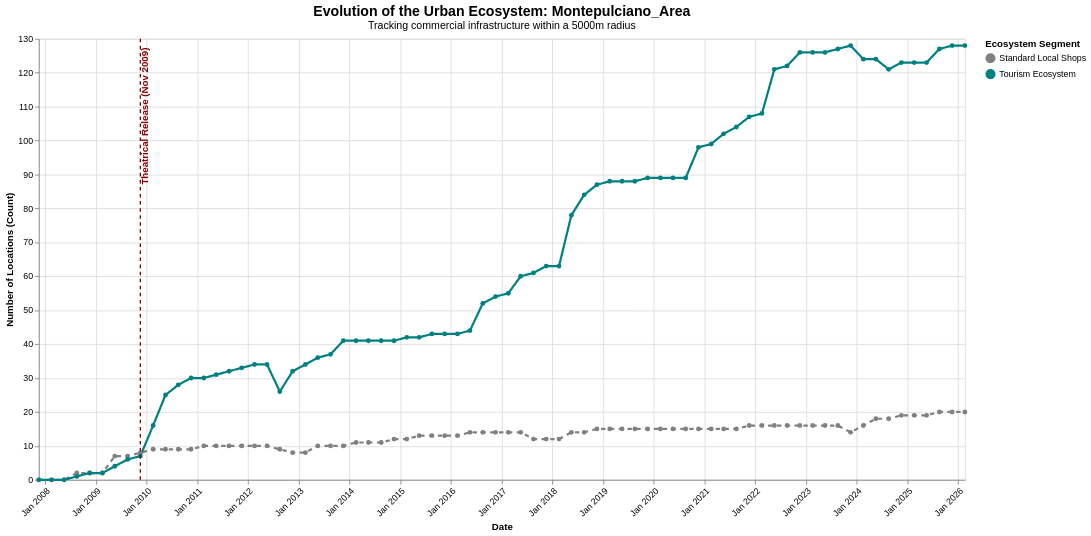

Vega-Lite specification stored for this chart:
### Vega-Lite specification from a JSON file in a GitHub repository (floating-point values rounded to 4 significant figures; data arrays with more than 128 entries replaced by an {"elided": "..."} marker saying what was removed)
{"config": {"view": {"continuousWidth": 300, "continuousHeight": 300}}, "layer": [{"data": {"name": "data-d7130810257503470a08d51b9ef3e9b3"}, "mark": {"type": "line", "point": true, "strokeWidth": 2.5}, "encoding": {"color": {"field": "Category", "legend": {"orient": "right", "title": "Ecosystem Segment"}, "scale": {"domain": ["Standard Local Shops", "Tourism Ecosystem"], "range": ["gray", "teal"]}, "type": "nominal"}, "strokeDash": {"field": "Category", "legend": null, "scale": {"domain": ["Standard Local Shops", "Tourism Ecosystem"], "range": [[5, 5], [1, 0]]}, "type": "nominal"}, "tooltip": [{"field": "timestamp", "format": "%b %Y", "title": "Date", "type": "temporal"}, {"field": "Category", "title": "Segment", "type": "nominal"}, {"field": "value", "title": "Active Locations", "type": "quantitative"}], "x": {"axis": {"format": "%b %Y", "labelAngle": -45}, "field": "timestamp", "title": "Date", "type": "temporal"}, "y": {"field": "value", "title": "Number of Locations (Count)", "type": "quantitative"}}, "name": "view_6acacd4364e7e516_0"}, {"data": {"name": "data-61964f74232b242a40587ab03f63472c"}, "mark": {"type": "rule", "size": 1.5, "strokeDash": [4, 4]}, "encoding": {"color": {"field": "Color", "scale": null, "type": "nominal"}, "x": {"field": "Date", "type": "temporal"}}}, {"data": {"name": "data-61964f74232b242a40587ab03f63472c"}, "mark": {"type": "text", "align": "right", "angle": 270, "baseline": "top", "dx": 5, "fontSize": 11, "fontWeight": "bold"}, "encoding": {"color": {"field": "Color", "scale": null, "type": "nominal"}, "text": {"field": "Event", "type": "nominal"}, "x": {"field": "Date", "type": "temporal"}, "y": {"value": 15}}}], "height": 500, "title": {"text": "Evolution of the Urban Ecosystem: Montepulciano_Area", "fontSize": 16, "subtitle": "Tracking commercial infrastructure within a 5000m radius", "subtitleFontSize": 12}, "width": 1050, "$schema": "https://vega.github.io/schema/vega-lite/v6.4.1.json", "datasets": {"data-d7130810257503470a08d51b9ef3e9b3": {"elided": "148 records"}, "data-61964f74232b242a40587ab03f63472c": [{"Date": "2009-11-18T00:00:00", "Event": "Theatrical Release (Nov 2009)", "Color": "#8B0000"}]}}
